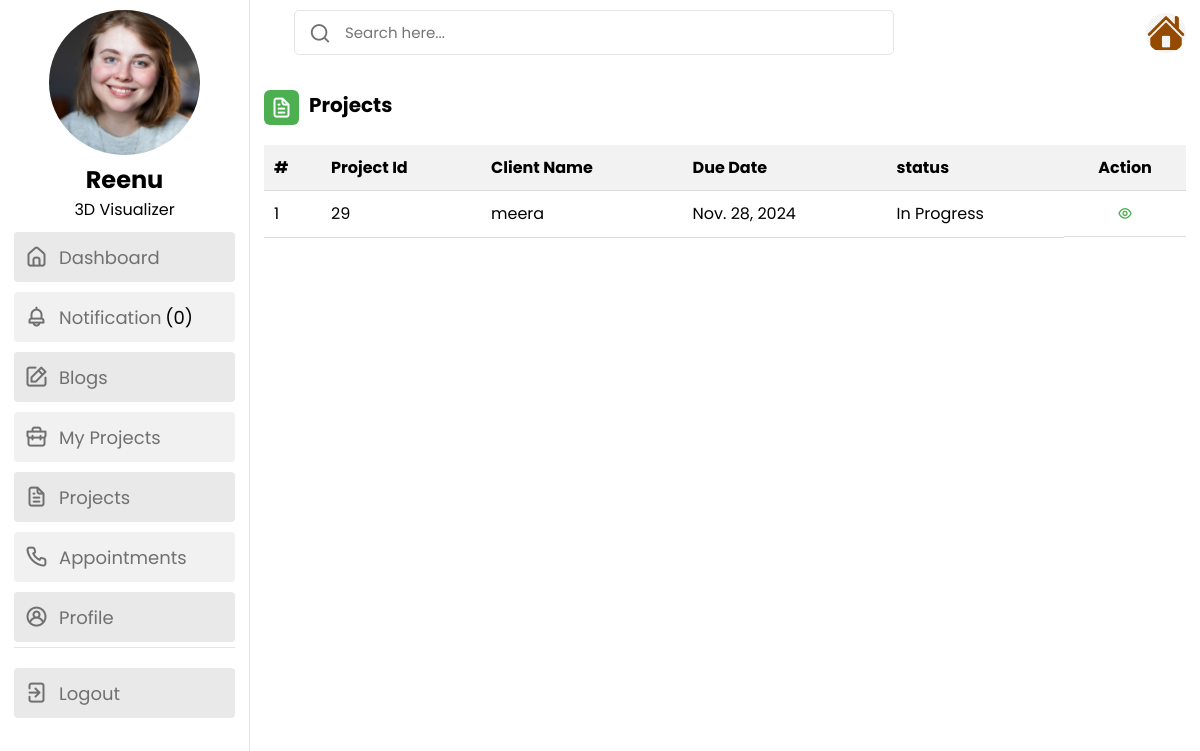
/staff_project_list (signed in), run on the app's committed database.
### future_app/models.py (models this page shows, shortened)
class Staff(models.Model):
    staff = models.ForeignKey(User, on_delete=models.CASCADE, related_name='staff_profile')
    designation = models.CharField(max_length=100, null=True, blank=True)
    experience = models.CharField(max_length=100, null=True, blank=True)
    qualification = models.CharField(max_length=100, null=True, blank=True)
    image = models.ImageField(null=True, blank=True, upload_to="images/")

class User(AbstractUser):
    USERNAME_FIELD = 'email'
    REQUIRED_FIELDS = ['username', 'phone_number']
    user_type = models.IntegerField(default=1, choices=userchoices)
    phone_number = models.CharField(max_length=10, null=True, blank=True)
    email = models.EmailField(null=True, blank=True, unique=True)
    created_at = models.DateField(auto_now_add=True)
    name = models.CharField(max_length=100, null=True, blank=True)

class Project(models.Model):
    title = models.CharField(max_length=50, null=True, blank=True)
    status = models.CharField(max_length=20, choices=STATUS_CHOICES, default='1')
    design = models.ForeignKey(DesignPreference, on_delete=models.CASCADE, related_name='design_as_client')
    staff = models.ForeignKey(User, on_delete=models.CASCADE, related_name='project_as_staff', null=True, blank=True)
    client = models.ForeignKey(User, on_delete=models.CASCADE, related_name='project_as_client', default=1)
    starting_date = models.DateField(null=True, blank=True)
    ending_date = models.DateField(null=True, blank=True)
    comment = models.TextField(null=True, blank=True)
    end_date = models.DateField(null=True, blank=True)
    actual_budget = models.CharField(max_length=50, null=True, blank=True)
    category = models.CharField(max_length=50, null=True, blank=True)
    last_updated = models.DateTimeField(auto_now=True, null=True, blank=True)
    description = models.CharField(max_length=500, blank=True, null=True)
    mainimage = models.ImageField(null=True, blank=True, upload_to="images/")
    image1 = models.ImageField(null=True, blank=True, upload_to="images/")
    image2 = models.ImageField(null=True, blank=True, upload_to="images/")
    image3 = models.ImageField(null=True, blank=True, upload_to="images/")
    image4 = models.ImageField(null=True, blank=True, upload_to="images/")
    image5 = models.ImageField(null=True, blank=True, upload_to="images/")
    image6 = models.ImageField(null=True, blank=True, upload_to="images/")
    image7 = models.ImageField(null=True, blank=True, upload_to="images/")

### future_app/views.py (the view)
# urls.py: path('staff_project_list', views.staff_project_list, name='staff_project_list'),
@login_required
def staff_project_list(request):
    unread_count = Notification.objects.filter(user=request.user.id, read=False).count()
    user = User.objects.get(id=request.user.id)
    staff = Staff.objects.filter(staff_id=user)
    person = User.objects.all()
    project = Project.objects.filter(staff_id=request.user.id).exclude(status=3).order_by('last_updated')
    return render(request, 'staff_project_list.html', locals())

### templates/staff_project_list.html (shortened to what this page needs)
<!DOCTYPE html>
{% load static %}
<html lang="en">
<head>
    <link rel="stylesheet" href="{% static 'css/staff.css' %}">
    <link rel="stylesheet" href="https://unicons.iconscout.com/release/v4.0.0/css/line.css">
</head>
<body>
    <nav>
        <div class="profile">
            {% for i in staff %}
            <a class="profiledata" href="{% url 'staff_profile' %}"><img src="{{ i.image.url }}" alt="Profile Picture"></a>
            <h2>{{ user.name }}</h2>
            <p>{{ i.designation }}</p>
            {% endfor %}
        </div>
        <div class="menu-items">
            <ul class="nav-links">
                <li><a href="{% url 'staff_dashboard' %}">
                    <i class="uil uil-estate"></i>
                    <span class="link-name">Dashboard</span>
                </a></li>
                <li><a href="{% url 'staff_notification' %}">
                    <i class="uil uil-bell"></i>
                    <span class="link-name">Notification</i><mark class="big swing">({{ unread_count }})</mark></span>
                </a></li>
                <li><a href="{% url 'staff_blog' %}">
                    <i class="uil uil-edit"></i>
                    <span class="link-name">Blogs</span>
                </a></li>
                <li><a href="{% url 'staff_myproject_list' %}">
                    <i class="uil uil-briefcase"></i>
                    <span class="link-name">My Projects</span>
                </a></li>
                <li><a href="{% url 'staff_project_list' %}">
                    <i class="uil uil-file-alt"></i>
                    <span class="link-name">Projects</span>
                </a></li>
                <li><a href="{% url 'staff_appointments' %}">
                    <i class="uil uil-phone"></i>
                    <span class="link-name">Appointments</span>
                </a></li>
                <li><a href="{% url 'staff_profile' %}">
                    <i class="uil uil-user-circle"></i>
                    <span class="link-name">Profile</span>
                </a></li>
            </ul>
            <ul class="logout-mode">
                <li><a href="{% url 'logout' %}">
                    <i class="uil uil-signout"></i>
                    <span class="link-name">Logout</span>
                </a></li>
            </ul>
        </div>
    </nav>
    <section class="dashboard">
        <div class="top">
            <div class="search-box">
                <i class="uil uil-search"></i>
                <form method="POST" action="{% url 'search_sproject' %}">
                    <input type="text" name="search" placeholder="Search here...">
                </form>
            </div>
            <img src="{% static 'img/favicon.png' %}" alt="">
        </div>
        <div class="activity">
            <div class="title">
                <i class="uil uil-file-alt"></i>
                <span class="text">Projects</span>
            </div>
            <div class="activity-data">
                {% if searched %}
                    <table>
                        <thead>
                            <tr>
                                <th>#</th>
                                <th>Project Id</th>
                                <th>Client Name</th>
                                <th>Due Date</th>
                                <th>status</th>
                                <th>Action</th>
                            </tr>
                        </thead>
                        <tbody>
                        {% for i in searched %}
                            <tr>
                                <td>{{ forloop.counter }}</td>
                                <td>{{ i.id }}</td>
                                <td>{{ i.client.name }}</td>
                                <td>{{ i.ending_date }}</td>
                                {% if i.status == '1' %}
                                <td>In Progress</td>
                                {% elif i.status == '2' %}
                                <td>On Hold</td>
                                {% else %}
                                <td>Completed</td>
                                {% endif %}
                                <td class="action-buttons">
                                    <a href="{% url 'staff_project_view' i.client_id i.id %}"><i class="uil uil-eye"></i></a>
                                </td>
                            </tr>
                        {% endfor %}
                        </tbody>
                    </table>
                {% elif project %}
                    <table>
                        <thead>
                            <tr>
                                <th>#</th>
                                <th>Project Id</th>
                                <th>Client Name</th>
                                <th>Due Date</th>
                                <th>status</th>
                                <th>Action</th>
                            </tr>
                        </thead>
                        {% for i in project %}
                        {% with forloop.counter as counter %}
                        {% for j in person %}
                        {% if i.client_id == j.id %}
                        <tbody>
                                <tr>
                                    <td>{{ counter }}</td>
                                    <td>{{ i.id }}</td>
                                    <td>{{ j.name }}</td>
                                    <td>{{ i.ending_date }}</td>
                                    {% if i.status == '1' %}
                                    <td>In Progress</td>
                                    {% elif i.status == '2' %}
                                    <td>On Hold</td>
                                    {% else %}
                                    <td>Completed</td>
                                    {% endif %}
                                    <td class="action-buttons">
                                        <a href="{% url 'staff_project_view' i.client_id i.id %}"><i class="uil uil-eye"></i></a>
                                    </td>
                                </tr>
                        </tbody>
                        {% endif %}
                        {% endfor %}
                        {% endwith %}
                        {% endfor %}
                    </table>
                {% endif %}
            </div>
        </div>
    </section>
</body>
</html>

### static/css/staff.css (style rules this page uses)
* { margin: 0; padding: 0; box-sizing: border-box; font-family: 'Poppins', sans-serif; }
:root { --primary-color: #4CAF50; --panel-color: #FFF; --text-color: #000; --black-light-color: #707070; --border-color: #e6e5e5; --toggle-color: #DDD; --box1-color: #4DA3FF; --box2-color: #FFE6AC; --box3-color: #E7D1FC; --title-icon-color: #fff; --tran-05: all 0.5s ease; --tran-03: all 0.3s ease; --tran-03: all 0.2s ease; }
body { min-height: 100vh; background-color: var(--primary-color); }
nav { position: fixed; top: 0; left: 0; height: 100%; width: 250px; padding: 10px 14px; background-color: var(--panel-color); border-right: 1px solid var(--border-color); transition: var(--tran-05); }
nav .menu-items { margin-top: 15px; height: calc(100% - 90px); display: flex; flex-direction: column; justify-content: space-between; }
.menu-items li { list-style: none; }
.menu-items li a { display: flex; align-items: center; height: 50px; text-decoration: none; position: relative; }
.menu-items li a i { font-size: 24px; min-width: 45px; height: 100%; display: flex; align-items: center; justify-content: center; color: var(--black-light-color); }
.menu-items li a .link-name { font-size: 18px; font-weight: 400; color: var(--black-light-color); transition: var(--tran-05); }
.menu-items .logout-mode { padding-top: 10px; border-top: 1px solid var(--border-color); }
.dashboard { position: relative; left: 250px; background-color: var(--panel-color); min-height: 100vh; width: calc(100% - 250px); padding: 10px 14px; transition: var(--tran-05); }
.dashboard .top { position: fixed; top: 0; left: 250px; display: flex; width: calc(100% - 250px); justify-content: space-between; align-items: center; padding: 10px 14px; background-color: var(--panel-color); transition: var(--tran-05); z-index: 10; }
.dashboard .top .search-box { position: relative; height: 45px; max-width: 600px; width: 100%; margin: 0 30px; }
.top .search-box input { position: absolute; border: 1px solid var(--border-color); background-color: var(--panel-color); padding: 0 25px 0 50px; border-radius: 5px; height: 100%; width: 100%; color: var(--text-color); font-size: 15px; font-weight: 400; outline: none; }
.top .search-box i { position: absolute; left: 15px; font-size: 22px; z-index: 10; top: 50%; transform: translateY(-50%); color: var(--black-light-color); }
.top img { width: 40px; border-radius: 50%; }
.activity .activity-data { display: flex; }

### templates/staff_project_list.html (style rules this page uses)
:root { --primary-color: #4CAF50; }
nav { position: fixed; top: 0; left: 0; height: 100%; width: 250px; padding: 10px 14px; background-color: var(--panel-color); border-right: 1px solid var(--border-color); transition: var(--tran-05); overflow-y: auto; }
.mark, mark { padding: .2em; background-color: #f1f1f1; }
nav .menu-items { justify-content: normal; margin-top: 0; }
.profile { text-align: center; }
.profiledata { width: 100%; height: 100%; margin-top: 0; }
.profile img { width: 68%; height: 145px; border-radius: 50%; object-fit: fill; }
.activity { padding-top: 80px; }
.activity-data { padding-top: 20px; }
.title { display: flex; flex-direction: row; font-size: 20px; font-weight: bolder; gap: 10px; }
.dashboard .title i { position: relative; height: 35px; width: 35px; background-color: var(--primary-color); border-radius: 6px; color: var(--title-icon-color); display: flex; align-items: center; justify-content: center; font-size: 24px; }
a { display: inline-block; margin-top: 10px; color: #4CAF50; text-decoration: none; }
ul { list-style: none; padding: 0; }
ul li { background-color: #f1f1f1; margin-bottom: 5px; border-radius: 4px; }
ul li:nth-child(odd) { background-color: #e9e9e9; }
table { width: 100%; border-collapse: collapse; }
th, td { padding: 10px; text-align: left; border-bottom: 1px solid #ddd; }
th { background-color: #f2f2f2; }
th:last-child { text-align: center; }
.action-buttons { display: flex; gap: 5px; justify-content: space-evenly; }
.action-buttons a { margin-top: 0; }

### data on the page
Staff: image (picture), designation "3D Visualizer"
User: name "Reenu"
Project: id "29", ending_date "Nov. 28, 2024"
User: is_active "1", name "meera"

### other printed values
{{ unread_count }} "0"
